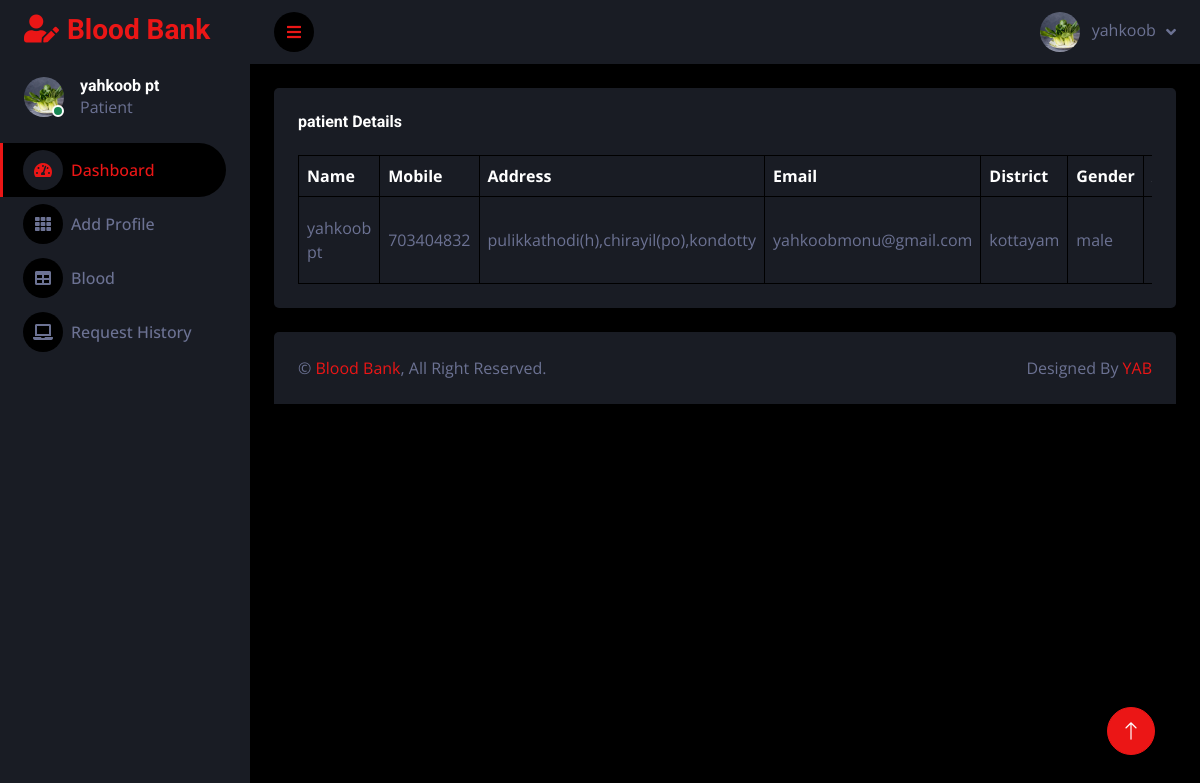
Before: /view_patient/6/ (signed in) with the older database file.
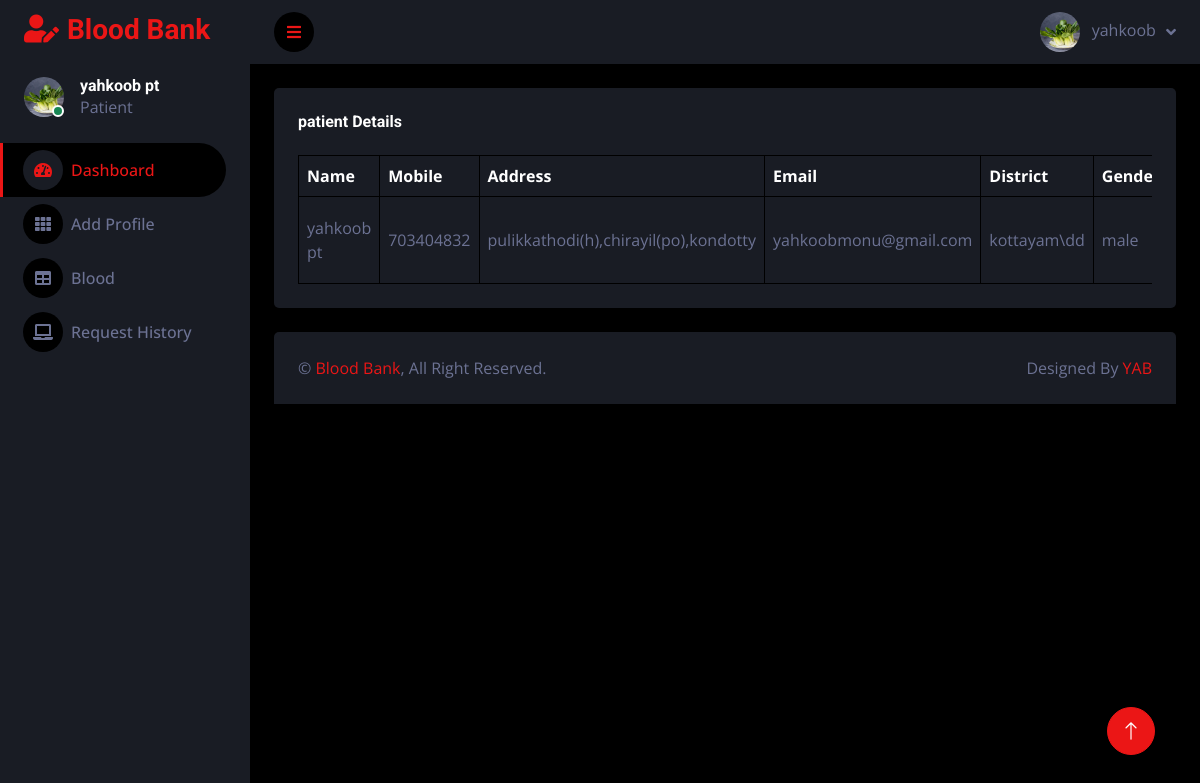
After: the same page with the newer database file.
### blood_app/models.py (models this page shows, shortened)
class User(AbstractUser):
    is_donor = models.BooleanField(default=False, verbose_name="Is Donor")
    is_patient = models.BooleanField(default=False, verbose_name="Is Patient")
    name = models.CharField(max_length=100,null=True, blank=True)
    mobile = models.CharField(max_length=15,null=True, blank=True)
    address = models.CharField(max_length=200,null=True, blank=True)
    email = models.EmailField(null=True, blank=True)
    district = models.CharField(max_length=100,null=True, blank=True)
    gender = models.CharField(max_length=10,null=True, blank=True)
    age = models.PositiveIntegerField(null=True, blank=True)
    blood_grou = models.CharField(max_length=3, choices=BLOOD_GROUPS, null=True, blank=True)  # Set a default value
    disease=  models.CharField(max_length=100,null=True, blank=True)
    doctor =  models.CharField(max_length=100,null=True, blank=True)
    photo = models.ImageField(upload_to='profile/')
    status = models.BooleanField(default=False)
    unit= models.PositiveIntegerField(null=True, blank=True)
    @property
    def imageURL(self):
        try:
            url = self.photo.url
        except:
            url = ''
        return  url

### blood_app/views.py (the view)
# urls.py: path('view_patient/<int:pk>/', views.view_patient, name='view_patient'),
def view_patient(request,pk):
    view=User.objects.filter(pk=pk)
    context={
        'view':view
    }
    return render(request,'patient/view_patient.html',context)

### templates/patient/view_patient.html (shortened to what this page needs)
{% extends 'patient/base.html' %}
{% load static %}
{% block content %}
<div class="container-fluid pt-4 px-4">
    <div class="bg-secondary text-center rounded p-4">
        <div class="d-flex align-items-center justify-content-between mb-4">
            <h6 class="mb-0"> patient Details</h6>
        </div>
        <div class="table-responsive">
            <table class="table text-start align-middle table-bordered table-hover mb-0">
                <thead>
                    <tr class="text-white">
                        <th scope="col">Name</th>
                        <th scope="col">Mobile</th>
                        <th scope="col">Address</th>
                        <th scope="col">Email</th>
                        <th scope="col">District</th>
                        <th scope="col">Gender</th>
                        <th scope="col">Age</th>
                    </tr>
                </thead>
                <tbody>
                    {% for i in view %}
                    <tr>
                        <td>
                            {{i.name}}
                        </td>
                        <td>{{i.mobile}}</td>
                        <td>{{i.address}}</td>
                        <td>{{i.email}}</td>
                        <td>{{i.district}}</td>
                        <td>{{i.gender}}</td>
                        <td>{{i.age}}</td>
                    </tr>
                    {% endfor %}
                </tbody>
            </table>
        </div>
    </div>
</div>
{% endblock %}

### templates/patient/base.html (shortened to what this page needs)
{% load static %}
<!DOCTYPE html>
<html lang="en">
<head>
    <link href="https://cdnjs.cloudflare.com/ajax/libs/font-awesome/5.10.0/css/all.min.css" rel="stylesheet">
    <link href="https://cdn.jsdelivr.net/npm/bootstrap-icons@1.4.1/font/bootstrap-icons.css" rel="stylesheet">
    <link href="{% static 'donor/lib/owlcarousel/assets/owl.carousel.min.css' %}" rel="stylesheet">
    <link href="{% static 'donor/lib/tempusdominus/css/tempusdominus-bootstrap-4.min.css' %}" rel="stylesheet" />
    <link href="{% static 'donor/css/bootstrap.min.css' %}" rel="stylesheet">
    <link href="{% static 'donor/css/style.css' %}" rel="stylesheet">
</head>
<body>
    <div class="container-fluid position-relative d-flex p-0">
        <div class="sidebar pe-4 pb-3">
            <nav class="navbar bg-secondary navbar-dark">
                <a href="{% url 'patient_home' %}" class="navbar-brand mx-4 mb-3">
                    <h3 class="text-primary"><i class="fa fa-user-edit me-2"></i>Blood Bank</h3>
                </a>
                <div class="d-flex align-items-center ms-4 mb-4">
                    <div class="position-relative">
                        <img class="rounded-circle" src="{{request.user.imageURL}}" alt="" style="width: 40px; height: 40px;">
                        <div class="bg-success rounded-circle border border-2 border-white position-absolute end-0 bottom-0 p-1"></div>
                    </div>
                    <div class="ms-3">
                        <h6 class="mb-0">{{request.user.name}}</h6>
                        <span>Patient</span>
                    </div>
                </div>
                <div class="navbar-nav w-100">
                    <a href="{% url 'patient_home' %}" class="nav-item nav-link active"><i class="fa fa-tachometer-alt me-2"></i>Dashboard</a>
                    <a href="{% url 'add_patient' %}" class="nav-item nav-link"><i class="fa fa-th me-2"></i>Add Profile</a>
                    <a href="{% url 'view_blood' %}" class="nav-item nav-link"><i class="fa fa-table me-2"></i>Blood</a>
                    <a href="{% url 'request_history' %}" class="nav-item nav-link"><i class="fa fa-laptop me-2"></i>Request History</a>
                </div>
            </nav>
        </div>
        <div class="content">
            <nav class="navbar navbar-expand bg-secondary navbar-dark sticky-top px-4 py-0">
                <a href="#" class="sidebar-toggler flex-shrink-0">
                    <i class="fa fa-bars"></i>
                </a>
                <div class="navbar-nav align-items-center ms-auto">
                    <div class="nav-item dropdown">
                        <a href="#" class="nav-link dropdown-toggle" data-bs-toggle="dropdown">
                            <img class="rounded-circle me-lg-2" src="{{request.user.imageURL}}" alt="" style="width: 40px; height: 40px;">
                            <span class="d-none d-lg-inline-flex">{{request.user.username}}</span>
                        </a>
                    </div>
                </div>
            </nav>
        {% block content %}
        {% endblock %}
            <div class="container-fluid pt-4 px-4">
                <div class="bg-secondary rounded-top p-4">
                    <div class="row">
                        <div class="col-12 col-sm-6 text-center text-sm-start">
                            &copy; <a href="#">Blood Bank</a>, All Right Reserved.
                        </div>
                        <div class="col-12 col-sm-6 text-center text-sm-end">
                            Designed By <a href="https://htmlcodex.com">YAB</a>
                        </div>
                    </div>
                </div>
            </div>
        </div>
        <a href="#" class="btn btn-lg btn-primary btn-lg-square back-to-top"><i class="bi bi-arrow-up"></i></a>
    </div>
</body>
</html>

Changed rows visible on the page:
changed User "yahkoob pt": district "kottayam" → "kottayam\\dd"
